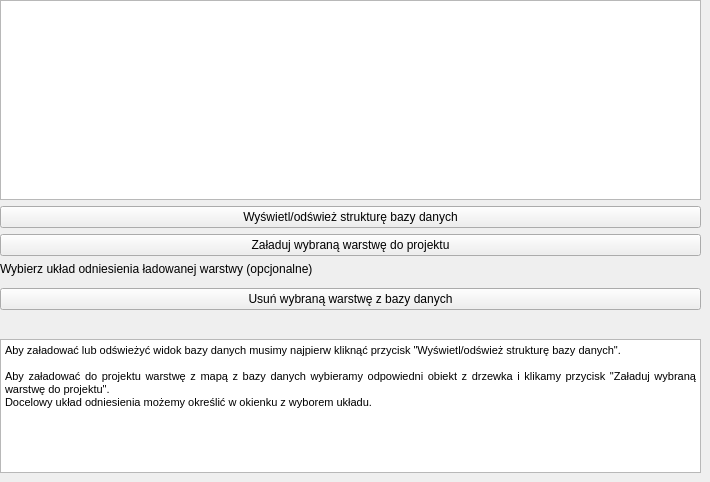
        <widget class="QWidget" name="tab_23">
         <attribute name="title">
          <string>Załaduj mapę z bazy danych</string>
         </attribute>
         <widget class="QWidget" name="verticalLayoutWidget_17">
          <property name="geometry">
           <rect>
            <x>0</x>
            <y>0</y>
            <width>701</width>
            <height>473</height>
           </rect>
          </property>
          <layout class="QVBoxLayout" name="verticalLayout_19">
           <item>
            <widget class="QTreeView" name="tv_pg_load">
             <property name="minimumSize">
              <size>
               <width>0</width>
               <height>200</height>
              </size>
             </property>
            </widget>
           </item>
           <item>
            <widget class="QPushButton" name="pb_pg_tree_load">
             <property name="text">
              <string>Wyświetl/odśwież strukturę bazy danych</string>
             </property>
            </widget>
           </item>
           <item>
            <widget class="QPushButton" name="pb_pg_load">
             <property name="text">
              <string>Załaduj wybraną warstwę do projektu</string>
             </property>
            </widget>
           </item>
           <item>
            <widget class="QLabel" name="label">
             <property name="text">
              <string>Wybierz układ odniesienia ładowanej warstwy (opcjonalne)</string>
             </property>
            </widget>
           </item>
           <item>
            <widget class="QgsProjectionSelectionWidget" name="crs_pg_load_widget"/>
           </item>
           <item>
            <widget class="QPushButton" name="pb_pg_delete">
             <property name="text">
              <string>Usuń wybraną warstwę z bazy danych</string>
             </property>
            </widget>
           </item>
           <item>
            <spacer name="verticalSpacer_23">
             <property name="orientation">
              <enum>Qt::Vertical</enum>
             </property>
             <property name="sizeHint" stdset="0">
              <size>
               <width>20</width>
               <height>40</height>
              </size>
             </property>
            </spacer>
           </item>
           <item>
            <widget class="QTextBrowser" name="textBrowser_16">
             <property name="maximumSize">
              <size>
               <width>16777215</width>
               <height>150</height>
              </size>
             </property>
             <property name="html">
              <string>&lt;!DOCTYPE HTML PUBLIC &quot;-//W3C//DTD HTML 4.0//EN&quot; &quot;http://www.w3.org/TR/REC-html40/strict.dtd&quot;&gt;
&lt;html&gt;&lt;head&gt;&lt;meta name=&quot;qrichtext&quot; content=&quot;1&quot; /&gt;&lt;style type=&quot;text/css&quot;&gt;
p, li { white-space: pre-wrap; }
&lt;/style&gt;&lt;/head&gt;&lt;body style=&quot; font-family:'Open Sans'; font-size:8pt; font-weight:400; font-style:normal;&quot;&gt;
&lt;p align=&quot;justify&quot; style=&quot; margin-top:0px; margin-bottom:0px; margin-left:0px; margin-right:0px; -qt-block-indent:0; text-indent:0px;&quot;&gt;Aby załadować lub odświeżyć widok bazy danych musimy najpierw kliknąć przycisk &amp;quot;Wyświetl/odśwież strukturę bazy danych&amp;quot;.&lt;/p&gt;
&lt;p align=&quot;justify&quot; style=&quot;-qt-paragraph-type:empty; margin-top:0px; margin-bottom:0px; margin-left:0px; margin-right:0px; -qt-block-indent:0; text-indent:0px;&quot;&gt;&lt;br /&gt;&lt;/p&gt;
&lt;p align=&quot;justify&quot; style=&quot; margin-top:0px; margin-bottom:0px; margin-left:0px; margin-right:0px; -qt-block-indent:0; text-indent:0px;&quot;&gt;Aby załadować do projektu warstwę z mapą z bazy danych wybieramy odpowiedni obiekt z drzewka i klikamy przycisk &amp;quot;Załaduj wybraną warstwę do projektu&amp;quot;.&lt;/p&gt;
&lt;p align=&quot;justify&quot; style=&quot; margin-top:0px; margin-bottom:0px; margin-left:0px; margin-right:0px; -qt-block-indent:0; text-indent:0px;&quot;&gt;Docelowy układ odniesienia możemy określić w okienku z wyborem układu.&lt;/p&gt;&lt;/body&gt;&lt;/html&gt;</string>
             </property>
            </widget>
           </item>
          </layout>
         </widget>
        </widget>
